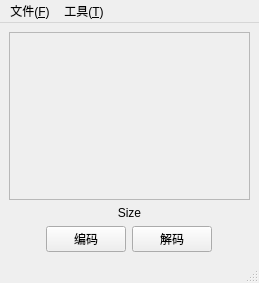
<?xml version="1.0" encoding="UTF-8"?>
<ui version="4.0">
 <class>MainWindow</class>
 <widget class="QMainWindow" name="MainWindow">
  <property name="geometry">
   <rect>
    <x>0</x>
    <y>0</y>
    <width>259</width>
    <height>283</height>
   </rect>
  </property>
  <property name="maximumSize">
   <size>
    <width>1920</width>
    <height>1080</height>
   </size>
  </property>
  <property name="windowTitle">
   <string>MainWindow</string>
  </property>
  <widget class="QWidget" name="centralwidget">
   <layout class="QVBoxLayout" name="verticalLayout" stretch="20,1,1">
    <item>
     <widget class="QScrollArea" name="scrollArea">
      <property name="widgetResizable">
       <bool>true</bool>
      </property>
      <widget class="QWidget" name="scrollAreaWidgetContents">
       <property name="geometry">
        <rect>
         <x>0</x>
         <y>0</y>
         <width>245</width>
         <height>188</height>
        </rect>
       </property>
      </widget>
     </widget>
    </item>
    <item>
     <widget class="QLabel" name="sizeLabel">
      <property name="layoutDirection">
       <enum>Qt::LeftToRight</enum>
      </property>
      <property name="text">
       <string>Size</string>
      </property>
      <property name="alignment">
       <set>Qt::AlignCenter</set>
      </property>
     </widget>
    </item>
    <item>
     <layout class="QHBoxLayout" name="horizontalLayout">
      <item>
       <spacer name="horizontalSpacer">
        <property name="orientation">
         <enum>Qt::Horizontal</enum>
        </property>
        <property name="sizeHint" stdset="0">
         <size>
          <width>40</width>
          <height>20</height>
         </size>
        </property>
       </spacer>
      </item>
      <item>
       <widget class="QPushButton" name="encodeButton">
        <property name="text">
         <string>编码</string>
        </property>
       </widget>
      </item>
      <item>
       <widget class="QPushButton" name="decodeButton">
        <property name="text">
         <string>解码</string>
        </property>
       </widget>
      </item>
      <item>
       <spacer name="horizontalSpacer_2">
        <property name="orientation">
         <enum>Qt::Horizontal</enum>
        </property>
        <property name="sizeHint" stdset="0">
         <size>
          <width>40</width>
          <height>20</height>
         </size>
        </property>
       </spacer>
      </item>
     </layout>
    </item>
   </layout>
  </widget>
  <widget class="QMenuBar" name="menubar">
   <property name="geometry">
    <rect>
     <x>0</x>
     <y>0</y>
     <width>259</width>
     <height>17</height>
    </rect>
   </property>
   <widget class="QMenu" name="menu_F">
    <property name="title">
     <string>文件(&amp;F)</string>
    </property>
    <addaction name="newAction"/>
    <addaction name="openAction"/>
    <addaction name="saveAction"/>
   </widget>
   <widget class="QMenu" name="menu_T">
    <property name="title">
     <string>工具(&amp;T)</string>
    </property>
    <widget class="QMenu" name="menuSystem_S">
     <property name="title">
      <string>编码方式(&amp;W)</string>
     </property>
     <addaction name="actionRLE_H"/>
     <addaction name="actionRLE_V"/>
     <addaction name="actionRLE_RGB"/>
    </widget>
    <addaction name="menuSystem_S"/>
   </widget>
   <addaction name="menu_F"/>
   <addaction name="menu_T"/>
  </widget>
  <widget class="QStatusBar" name="statusbar"/>
  <action name="newAction">
   <property name="text">
    <string>新建(&amp;N)</string>
   </property>
  </action>
  <action name="openAction">
   <property name="text">
    <string>打开(&amp;O)</string>
   </property>
  </action>
  <action name="saveAction">
   <property name="text">
    <string>另存为(&amp;S)</string>
   </property>
  </action>
  <action name="actionRLE_H">
   <property name="checkable">
    <bool>true</bool>
   </property>
   <property name="checked">
    <bool>true</bool>
   </property>
   <property name="text">
    <string>RLE_H</string>
   </property>
  </action>
  <action name="actionRLE_V">
   <property name="checkable">
    <bool>true</bool>
   </property>
   <property name="text">
    <string>RLE_V</string>
   </property>
  </action>
  <action name="actionRLE_RGB">
   <property name="checkable">
    <bool>true</bool>
   </property>
   <property name="enabled">
    <bool>true</bool>
   </property>
   <property name="text">
    <string>RLE_RGB</string>
   </property>
  </action>
 </widget>
 <resources/>
 <connections/>
</ui>
